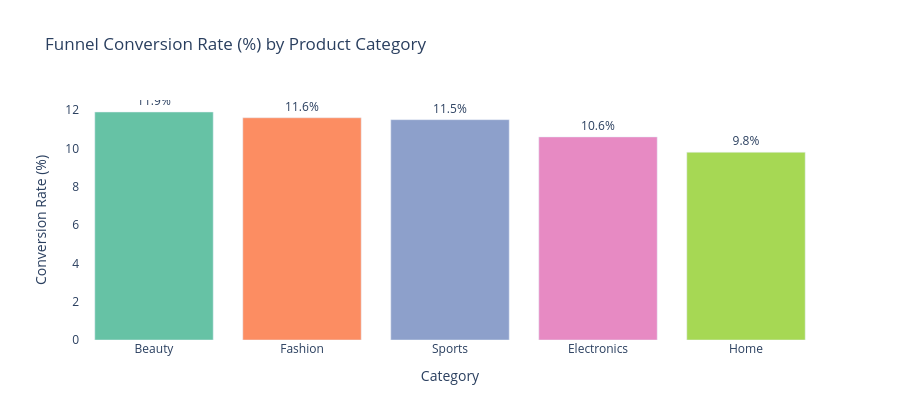

The cell this chart's notebook holds for it:
### Markdown cell above
## Section 7: Drop-off Analysis by Product Category

### Code cell
# ============================================================
# SECTION 7: PRODUCT CATEGORY ANALYSIS
# Fig 9 — Conversion by category
# Fig 10 — Revenue heatmap by category × channel
# ============================================================

categories = ['Electronics', 'Fashion', 'Home', 'Beauty', 'Sports']
cat_funnel = {}
for cat in categories:
    users = df_browse[df_browse['Product_Category'] == cat].index
    cat_funnel[cat] = {
        s: df[(df['User_ID'].isin(users)) & (df['Event'] == s)]['User_ID'].nunique()
        for s in stages_order
    }

cat_df = pd.DataFrame(cat_funnel).T
cat_df['Conv_Rate'] = (cat_df['Purchase'] / cat_df['Browse'] * 100).round(1)
cat_df = cat_df.reset_index().rename(columns={'index': 'Category'})

print("Conversion rate by product category:")
print(cat_df[['Category','Browse','Purchase','Conv_Rate']].sort_values('Conv_Rate', ascending=False).to_string(index=False))

# Fig 9 — Plotly bar
fig9 = px.bar(cat_df.sort_values('Conv_Rate', ascending=False),
              x='Category', y='Conv_Rate',
              text='Conv_Rate',
              color='Category',
              color_discrete_sequence=px.colors.qualitative.Set2,
              title='Funnel Conversion Rate (%) by Product Category')
fig9.update_traces(texttemplate='%{text}%', textposition='outside')
fig9.update_layout(showlegend=False, plot_bgcolor='white',
                   paper_bgcolor='white', yaxis_title='Conversion Rate (%)', height=420)
fig9.show()
fig9.write_image('fig9_category_conversion.png')
print("Saved: fig9_category_conversion.png")

### Figure 1 — Plotly figure (JSON) as saved in the notebook; plotly's stock layout.template omitted (floating-point values rounded to 4 significant figures)
{"data": [{"hovertemplate": "Category=%{x}<br>Conv_Rate=%{text}<extra></extra>", "legendgroup": "Beauty", "marker": {"color": "rgb(102,194,165)", "pattern": {"shape": ""}}, "name": "Beauty", "orientation": "v", "showlegend": true, "text": [11.9], "textposition": "outside", "texttemplate": "%{text}%", "type": "bar", "x": ["Beauty"], "xaxis": "x", "y": [11.9], "yaxis": "y"}, {"hovertemplate": "Category=%{x}<br>Conv_Rate=%{text}<extra></extra>", "legendgroup": "Fashion", "marker": {"color": "rgb(252,141,98)", "pattern": {"shape": ""}}, "name": "Fashion", "orientation": "v", "showlegend": true, "text": [11.6], "textposition": "outside", "texttemplate": "%{text}%", "type": "bar", "x": ["Fashion"], "xaxis": "x", "y": [11.6], "yaxis": "y"}, {"hovertemplate": "Category=%{x}<br>Conv_Rate=%{text}<extra></extra>", "legendgroup": "Sports", "marker": {"color": "rgb(141,160,203)", "pattern": {"shape": ""}}, "name": "Sports", "orientation": "v", "showlegend": true, "text": [11.5], "textposition": "outside", "texttemplate": "%{text}%", "type": "bar", "x": ["Sports"], "xaxis": "x", "y": [11.5], "yaxis": "y"}, {"hovertemplate": "Category=%{x}<br>Conv_Rate=%{text}<extra></extra>", "legendgroup": "Electronics", "marker": {"color": "rgb(231,138,195)", "pattern": {"shape": ""}}, "name": "Electronics", "orientation": "v", "showlegend": true, "text": [10.6], "textposition": "outside", "texttemplate": "%{text}%", "type": "bar", "x": ["Electronics"], "xaxis": "x", "y": [10.6], "yaxis": "y"}, {"hovertemplate": "Category=%{x}<br>Conv_Rate=%{text}<extra></extra>", "legendgroup": "Home", "marker": {"color": "rgb(166,216,84)", "pattern": {"shape": ""}}, "name": "Home", "orientation": "v", "showlegend": true, "text": [9.8], "textposition": "outside", "texttemplate": "%{text}%", "type": "bar", "x": ["Home"], "xaxis": "x", "y": [9.8], "yaxis": "y"}], "layout": {"barmode": "relative", "height": 420, "legend": {"title": {"text": "Category"}, "tracegroupgap": 0}, "paper_bgcolor": "white", "plot_bgcolor": "white", "showlegend": false, "title": {"text": "Funnel Conversion Rate (%) by Product Category"}, "xaxis": {"anchor": "y", "categoryarray": ["Beauty", "Fashion", "Sports", "Electronics", "Home"], "categoryorder": "array", "domain": [0, 1], "title": {"text": "Category"}}, "yaxis": {"anchor": "x", "domain": [0, 1], "title": {"text": "Conversion Rate (%)"}}}}
